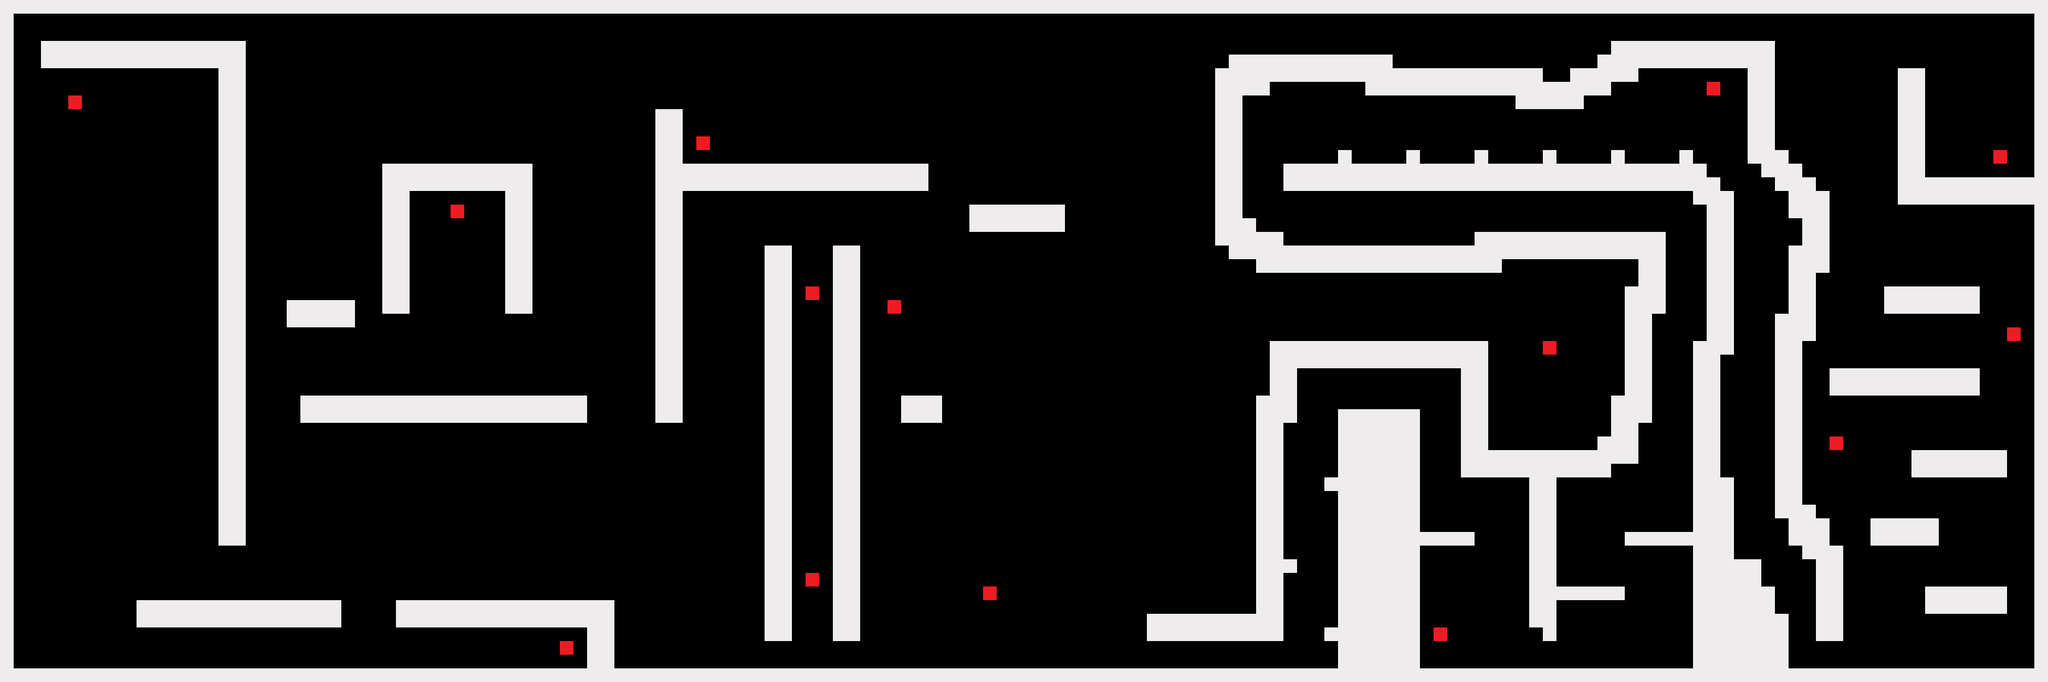

This is a level from a 2D game, rendered from its Tiled map with the project's own tilesets. A one-line summary and the map file follow, with tile-layer data summarised:
An orthogonal 150x50 tile map with 25x25 px tiles, 1 tile layer (CollisionLayer), 2 tilesets.

<map version="1.0" orientation="orthogonal" renderorder="right-down" width="150" height="50" tilewidth="25" tileheight="25" nextobjectid="1">
 <tileset firstgid="1" name="White and Transp" tilewidth="25" tileheight="25">
  <image source="../img/tilesets/whiteAndTransp.png" width="50" height="25" />
  <tile id="0">
   <properties>
    <property name="tileType" value="solid" />
   </properties>
  </tile>
  <tile id="1">
   <properties>
    <property name="tileType" value="air" />
   </properties>
  </tile>
 </tileset>
 <tileset firstgid="3" name="targetTiles" tilewidth="25" tileheight="25">
  <image source="../img/tilesets/targetTile.png" width="25" height="25" />
  <tile id="0">
   <properties>
    <property name="tileType" value="target" />
   </properties>
  </tile>
 </tileset>
 <layer name="CollisionLayer" width="150" height="50">
  <data>[7500 cells, 7500 non-empty, 3 distinct tile ids]</data>
 </layer>
</map>
